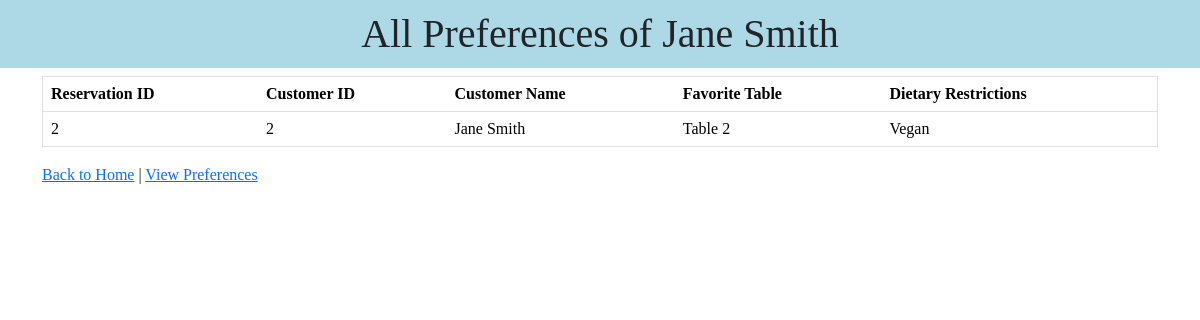
Screenshot of /templates/index.php?action=getCustomerPreferences&customerId=2 with the database file from the repository.
### tables this page shows
CREATE TABLE Customers (
    customerId INT NOT NULL AUTO_INCREMENT,
    customerName VARCHAR(45) NOT NULL,
    contactInfo VARCHAR(200) NOT NULL,
    PRIMARY KEY (customerId)
);

CREATE TABLE DiningPreferences (
    preferenceId INT NOT NULL AUTO_INCREMENT,
    customerId INT NOT NULL,
    favoriteTable VARCHAR(45),
    dietaryRestrictions VARCHAR(200),
    PRIMARY KEY (preferenceId),
    FOREIGN KEY (customerId) REFERENCES Customers(customerId)
);

### templates/index.php (called while the page is built)
<?php
require_once('../RestaurantServer.php');

### RestaurantDatabase.php (called while the page is built, shortened)
<?php
class RestaurantDatabase
{
    private $host = "localhost";
    private $port = "3306";
    private $database = "restaurant_reservations";
    private $user = "root";
    private $password = "";
    private $connection;
    private function connect()
    {
        $this->connection = new mysqli($this->host, $this->user, $this->password, $this->database, $this->port);
    }
    public function get($sql)
    {
        $result = $this->connection->query($sql);
        return $result->fetch_assoc();
    }
    public function getCustomerPreferences($customerId)
    {
        $preferences = $this->connection->query("SELECT * FROM diningpreferences JOIN `customers` ON customers.customerId=diningpreferences.customerId WHERE diningpreferences.customerId='$customerId'");
        return $preferences;
    }
}

### templates/preferences.php (the view, shortened to what this page needs)
<html>
<head>
    <link rel="stylesheet" href="style.css">
    <link href="https://cdn.jsdelivr.net/npm/bootstrap@5.3.3/dist/css/bootstrap.min.css" rel="stylesheet">
</head>
<body>
    <h1 class="header">All Preferences of <?= $customer['customerName'] ?></h1>
    <div class="container">
        <table border="1" class="table">
            <tr>
                <th>Reservation ID</th>
                <th>Customer ID</th>
                <th>Customer Name</th>
                <th>Favorite Table</th>
                <th>Dietary Restrictions</th>
            </tr>
            <?php
            foreach ($preferences as $preference): ?>
                <tr>
                    <td><?= htmlspecialchars($preference['preferenceId']) ?></td>
                    <td><?= htmlspecialchars($preference['customerId']) ?></td>
                    <td><?= htmlspecialchars($preference['customerName']) ?></td>
                    <td><?= htmlspecialchars($preference['favoriteTable']) ?></td>
                    <td><?= htmlspecialchars($preference['dietaryRestrictions']) ?></td>
                </tr>
            <?php endforeach; ?>
        </table>
        <a href="index.php">Back to Home</a> |
        <a href="index.php?action=viewPreferences" class="">View Preferences</a>
    </div>
</body>
</html>

### templates/style.css (style rules this page uses)
* { margin: 0; padding: 0; font-family: 'Times New Roman', Times, serif; }
.header { padding: 10px 5px; text-align: center; background-color: lightblue; }

### rows the page displays
customers: customerName "Jane Smith"
diningpreferences: preferenceId "2", customerId.customerId "2", customerId.customerName "Jane Smith", favoriteTable "Table 2", dietaryRestrictions "Vegan"
